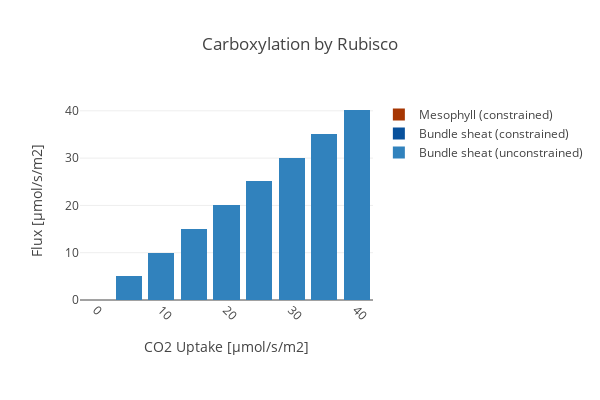

The notebook cell saved with this chart:
### Code cell
create_bar_plot_rxn(D_fba, D_exp,
                    {'[M]_RBC_h':'Mesophyll (constrained)','[B]_RBC_h_Ex':'Bundle sheat (constrained)',
                 '[B]_RBC_h': 'Bundle sheat (unconstrained)'},
                    'Carboxylation by Rubisco', xaxis_title,
                    stacked = True, save_fig=save_fig)

### Figure 1 — Plotly figure (JSON) as saved in the notebook; plotly's stock layout.template omitted (floating-point values rounded to 4 significant figures)
{"data": [{"marker": {"color": "rgb(49,130,189)"}, "name": "Bundle sheat (unconstrained)", "type": "bar", "uid": "0508f010-02d7-40c7-9d6a-ce22861d6355", "x": [0, 5, 10, 15, 20, 25, 30, 35, 40], "y": [0, 5.022, 10.04, 15.07, 20.09, 25.11, 30.13, 35.15, 40.18]}, {"marker": {"color": "rgb(8,81,156)"}, "name": "Bundle sheat (constrained)", "type": "bar", "uid": "8aca1b56-46aa-4349-b6dd-27665eae0a60", "x": [0, 5, 10, 15, 20, 25, 30, 35, 40], "y": [0, 0, 0, 0, 2.368e-12, 2.983e-12, 3.612e-12, 4.19e-12, 4.715e-12]}, {"marker": {"color": "rgb(166,54,3)"}, "name": "Mesophyll (constrained)", "type": "bar", "uid": "b22491da-bd63-48f1-b9df-cb5ddb15cfd3", "x": [0, 5, 10, 15, 20, 25, 30, 35, 40], "y": [0, 6.646e-16, 1.319e-15, 1.334e-15, 7.835e-15, 4.024e-15, 9.211e-14, 8.759e-14, 2.123e-14]}], "layout": {"barmode": "stack", "height": 400, "margin": {"b": 100}, "title": "Carboxylation by Rubisco", "width": 600, "xaxis": {"autorange": true, "range": [-2.5, 42.5], "tickangle": 45, "title": "CO2 Uptake [µmol/s/m2]", "type": "linear"}, "yaxis": {"autorange": true, "range": [0, 42.29], "title": "Flux [µmol/s/m2]", "type": "linear"}}}
